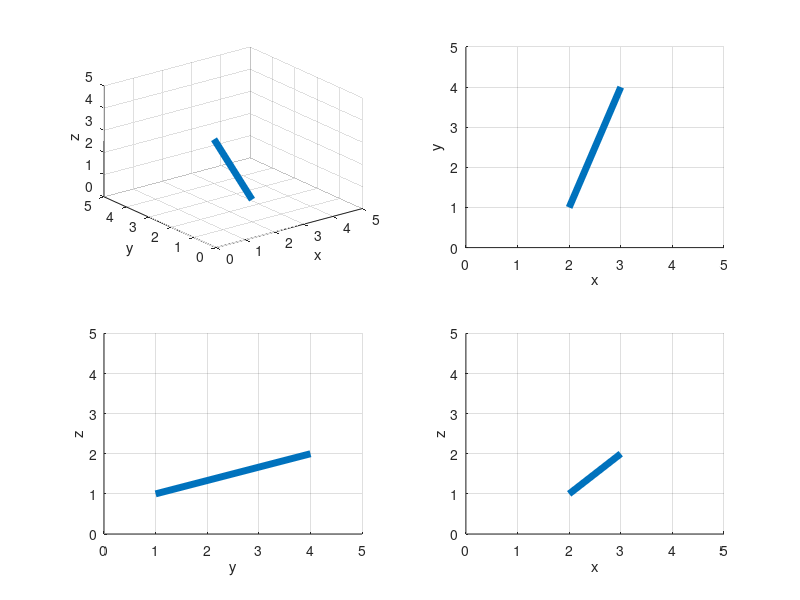

Recreate this plot in MATLAB.
viewagl=[-37.5,30;0,90;90,0;0,0];
for j=1:4
	subplot(2,2,j);
	plot3([2,3],[1,4],[1,2],'linewidth',5);
	grid on;xlabel('x');ylabel('y');zlabel('z');
	axis([0,5,0,5,0,5]);
	view(viewagl(j,:));
end
